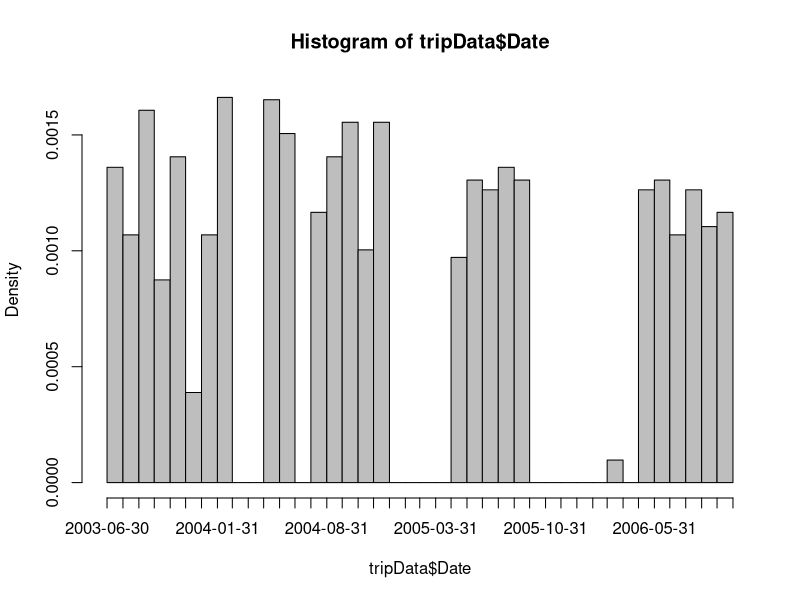
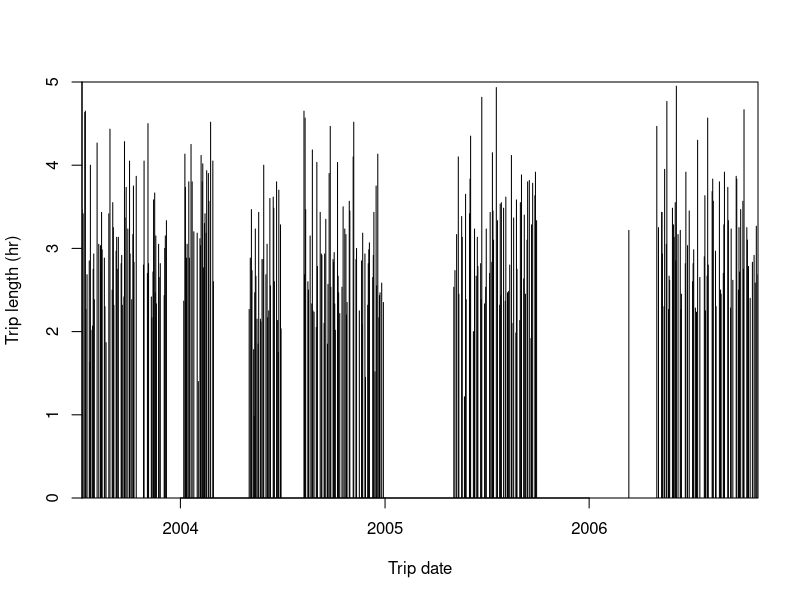

Source code (R) for these figures, in order: (Note: this script raises an error after producing the figures.)
#=====Lecture 7 r code
help.search("logarithm")
apropos("log")
help("log")
?log

#load data
speciesCode <- read.csv("speciesCode.csv")
speciesData <- read.csv("speciesData.csv")
tripData <- read.csv("tripData.csv")
tripData$Date

#====tripData examination
head(tripData, n=3)
tripData$Date <- as.Date(tripData$Date)
( min.date <- min(tripData$Date) )      #start date
( max.date <- max(tripData$Date) )      #end date 
( range.date <- range(tripData$Date) )  #min and max dates
difftime(max.date, min.date)
hist(tripData$Date, breaks="months", col="grey") #hist for day data, see ??hist.date

#===longest time difference in data
#order the tripData by the Date column
tripData <- tripData[order(tripData$Date),] 
diff(c(1,2,4,5,6))

#=======In-class exercise 1


#===visualizing trip dates
plot(x=tripData$Date, y=tripData$TotalMinutes/60, 
     type="h", ylim=c(0,5), xaxs="i", yaxs="i",
     xlab="Trip date", ylab="Trip length (hr)")

#===species code data
head(speciesCode, n=4)
head(speciesData, n=4)

#===most frequently caught species
speciesCounts <- table(speciesData$SpeciesCode) # this will count the number of times each code shows up
speciesCounts
sort(speciesCounts) # this will sort the codes by their frequencies
temp <- speciesCounts[which.max(speciesCounts)] # returns the max frequency code based on the index of the max frequency found in speciesCounts
temp
names(temp) # note it's named cuz that's what the table fxn did earlier
maxCode <- as.numeric(names(temp)) # can save this code to a value to call later
maxCode
maxCode <- as.numeric(names(speciesCounts[which.max(speciesCounts)])) # do it all at once
maxCode
max.spp <- speciesCode[speciesCode$SpeciesCode==maxCode,] # get the data associated with that max code
max.spp

#=====bocaccio dataset
grep("a", c("a","b","a","c","a","d")) # find the indicies that are 'a'
which(c("a","b","a","c","a","d") %in% "a") # other way to do it using %in% (yay! :)  )
bocaccioRows <- grep("Bocaccio",speciesCode$Common) # find all the indicies that have 'bocaccio'
speciesCode[bocaccioRows,] # just get the data for the bocaccio rows

bocaccioCode <- speciesCode[bocaccioRows, "SpeciesCode"] # just get the code(s) that correspond to bocaccio
names(speciesData)
#bocaccioData <- subset(speciesData, 
#      speciesData$SpeciesCode==bocaccioCode)
bocaccioData <- subset(speciesData, 
      SpeciesCode==bocaccioCode) # get just the bocaccio data based on the corresponding code
head(bocaccioData)

#merge with the trip data 
bocTrip <- merge(bocaccioData, tripData[,-1],
                 by.x="TripNum", by.y="SimplifiedTripNum") # merge to just get the trips that correspond to bocaccio (this is intersect, not union cuz all=F by default)
head(bocTrip, n=4)

#=======In-class exercise 2
#==Q1
# Find the maximum difference in successive dates

tripData <- tripData[order(tripData$Date),]
biggest_gap <- max(diff(tripData$Date))

# Find the row index of this biggest gap
tmp <- diff(tripData$Date)
row_inx_biggest_gap <- which(tmp ==biggest_gap)

which.max(diff(tripData$Date)) # or this way too

check_gap <- difftime(tripData[row_inx_biggest_gap+1,]$Date, tripData[row_inx_biggest_gap,]$Date)

# Display rows of tripData immediately before (three rows) and after (three rows) the biggest gap
tripData[c(row_inx_biggest_gap -3, row_inx_biggest_gap -2, row_inx_biggest_gap -1, row_inx_biggest_gap +3, row_inx_biggest_gap +2, row_inx_biggest_gap +1),]

difftime(tripData[c(2:length(tripData$Date)),'Date'], tripData[c(1:length(tripData$Date)-1), 'Date'])

  

#==Q2

# 1. Create a data frame by subsetting speciesData to include all rockfish species (scientific name Sebastes) using speciesCode to find the corresponding codes

rockFishCode <- speciesCode[grep('Sebastes', speciesCode$Scientific),'SpeciesCode'] # search for matching string 'rockfish' in common column pf speciescode dataframe; return the indices of these matches; return all rows matching these indicies and only the speciescode column. 

rockFish <- speciesData[speciesData$SpeciesCode %in% rockFishCode,] # subset the speciesdata dataframe to just include the rows where the speciescode matches those corresponding to the codes for 'Sebastes' found in the previous line.
 
# 2. Provide a table() of the fates of rockfish by species code

rockFishTable <- table(rockFish$SpeciesCode, as.character(rockFish$Fate)) # get frequency summaries for each value in the fate column for all the rockfish entries. But remove the blank value in the fate column by converting to character.

# 3. Calculate the minimum and maximum length recorded for each rockfish species

min_max_rockFish <- tapply(rockFish$Length, as.factor(rockFish$SpeciesCode), range, na.rm=TRUE) # apply the range function (calculates the min and max) across all the rockfish data, grouping by species code so that the ranges returned are per species.

# Advanced (repeat but obtain a table of fate vs. common name)

rockFish_common <- merge(rockFish, speciesCode, all=FALSE)

rockFishTable_common <- table(rockFish_common$Common, as.character(rockFish$Fate)) # get frequency summaries for each value in the fate column for all the rockfish entries. But remove the blank value in the fate column by converting to character.

# 3. Calculate the minimum and maximum length recorded for each rockfish species

min_max_rockFish_common <- data.frame(ranges = tapply(rockFish_common$Length, droplevels(rockFish_common$Common), range))


try <- min_max_rockFish_common[!is.na(unlist(min_max_rockFish_common)),]

#==Q3


#==Q4 advanced
 